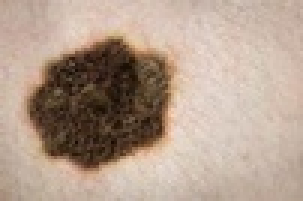
#> input picture mathematical-morphology/assets/melanome.jpg, 101 x 67 px, shrunk from 269 x 179 before the run (shown 3 times larger)
$ jupyter execute session_5.ipynb
#> lines starting #> are read from the running program, lines starting #| are printed output that depends on the picture; after the words box and inside, x2 and y2 are one past the last pixel; in counts of white or black regions, pixels touching at a corner belong together
[cell 1]
import cv2
import numpy as np
import matplotlib.pyplot as plt

[cell 2]
img = cv2.imread('./assets/melanome.jpg')
#> img is the input picture: shape (67, 101, 3); mean B, G, R 141.8, 157.7, 178.9

gray = cv2.cvtColor(img, cv2.COLOR_BGR2GRAY)
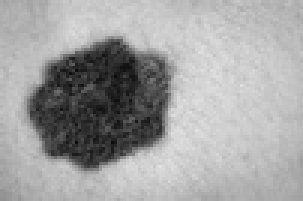
#> gray: shape (67, 101) (shown 3 times larger); min 12, max 225, mean 162.2

_, binary = cv2.threshold(gray, 0, 255, cv2.THRESH_BINARY + cv2.THRESH_OTSU)
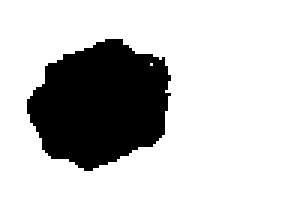
#> binary: shape (67, 101) (shown 3 times larger); 77.6% white; 1 black region, box (x1, y1, x2, y2) and area: (9, 13, 57, 57) 1514

binary_complement = cv2.bitwise_not(binary)

dist_transform = cv2.distanceTransform(binary_complement, cv2.DIST_L2, 5)
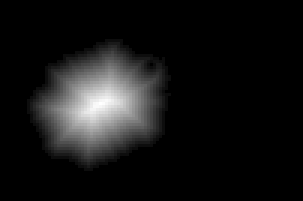
#> dist_transform: shape (67, 101) float32 (shown 3 times larger); min 0, max 18.98, mean 1.55; drawn with min black and max white

dist_gray = cv2.normalize(dist_transform, None, 0, 255, cv2.NORM_MINMAX)
dist_gray = dist_gray.astype(np.uint8)

[cell 3]
plt.figure(figsize=(15,5))

plt.subplot(1,3,1)
plt.title("Image originale")
plt.imshow(cv2.cvtColor(img, cv2.COLOR_BGR2RGB))

plt.subplot(1,3,2)
plt.title("Complémentaire")
plt.imshow(binary_complement, cmap='gray')

plt.subplot(1,3,3)
plt.title("Transformée de distance (en niveaux de gris)")
plt.imshow(dist_gray, cmap='gray')
plt.show()
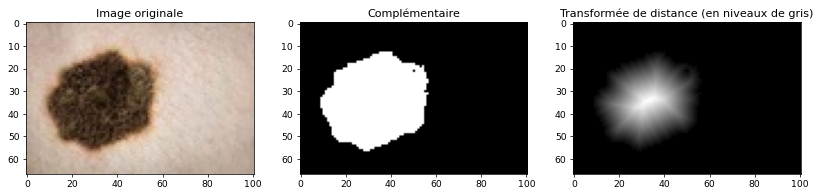
#> figure drawn by matplotlib, 3 panels

[cell 4]
img = cv2.imread('./assets/BLOOD1.TIF')
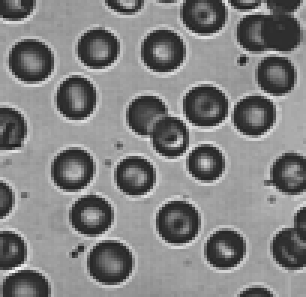
#> input picture mathematical-morphology/assets/BLOOD1.TIF, 102 x 99 px, shrunk from 272 x 265 before the run (shown 3 times larger)
#> img is the input picture: shape (99, 102, 3); min 27, max 251, mean 129.8

gray = cv2.cvtColor(img, cv2.COLOR_BGR2GRAY)
#> gray: shape (99, 102)

_, binary = cv2.threshold(gray, 0, 255, cv2.THRESH_BINARY + cv2.THRESH_OTSU)
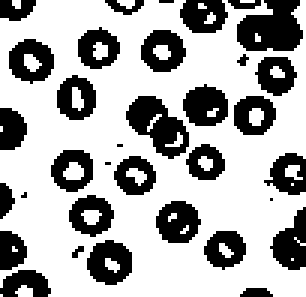
#> binary: shape (99, 102) (shown 3 times larger); 67.6% white; 34 black regions (7 under 20 px), largest, box (x1, y1, x2, y2) and area: (79, 0, 101, 17) 275, (42, 32, 63, 53) 237, (29, 80, 44, 95) 158

binary_complement = cv2.bitwise_not(binary)

dist_transform = cv2.distanceTransform(binary_complement, cv2.DIST_L2, 5)
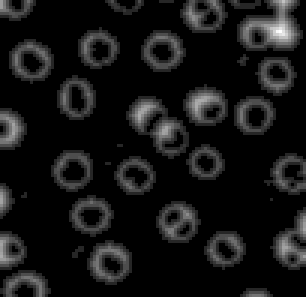
#> dist_transform: shape (99, 102) float32 (shown 3 times larger); min 0, max 6.59, mean 0.561; drawn with min black and max white

dist_gray = cv2.normalize(dist_transform, None, 0, 255, cv2.NORM_MINMAX)
#> dist_gray: shape (99, 102) float32
dist_gray = dist_gray.astype(np.uint8)

[cell 5]
plt.figure(figsize=(15,5))

plt.subplot(1,3,1)
plt.title("Image originale")
plt.imshow(cv2.cvtColor(img, cv2.COLOR_BGR2RGB))

plt.subplot(1,3,2)
plt.title("Complémentaire")
plt.imshow(binary_complement, cmap='gray')

plt.subplot(1,3,3)
plt.title("Transformée de distance (en niveaux de gris)")
plt.imshow(dist_gray, cmap='gray')
plt.show()

[cell 6]
image_path = "../assets/MC170021.JPG"

img = cv2.imread("./assets/BLOOD1.TIF", cv2.IMREAD_GRAYSCALE)

max_radius = 9
asf_images = [img.copy()]

filtered = img.copy()
for r in range(1, max_radius + 1):
    kernel = cv2.getStructuringElement(cv2.MORPH_ELLIPSE, (2*r+1, 2*r+1))

    filtered = cv2.morphologyEx(filtered, cv2.MORPH_CLOSE, kernel)
    filtered = cv2.morphologyEx(filtered, cv2.MORPH_OPEN, kernel)

    asf_images.append(filtered.copy())
#> this loop made 9 passes
#> pass 1, `filtered = cv2.morphologyEx(filtered, cv2.MORPH_OPEN, kernel)`:
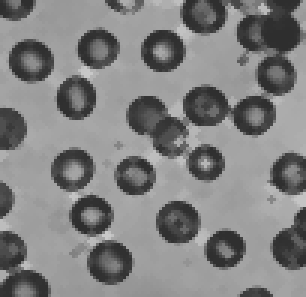
#> filtered: shape (99, 102) (shown 3 times larger); min 46, max 201, mean 128.5
#> after the loop:
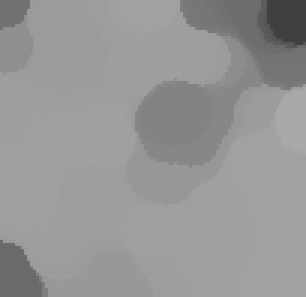
#> filtered: shape (99, 102) (shown 3 times larger); min 64, max 169, mean 149.9
#> after the loop, asf_images = 10 items

plt.figure(figsize=(15,5))
for i, im in enumerate(asf_images):
    plt.subplot(1, max_radius + 1, i + 1)
    plt.imshow(im, cmap='gray')
    plt.title(f"ASF r={i}")
    plt.axis('off')
#> this loop made 10 passes
plt.suptitle("Filtre alterné séquentiel (ASF)", fontsize=14)
plt.show()
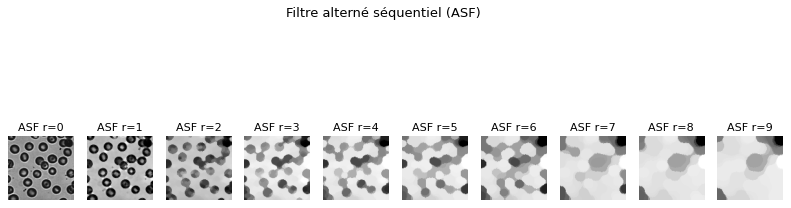
#> figure drawn by matplotlib, 10 panels
